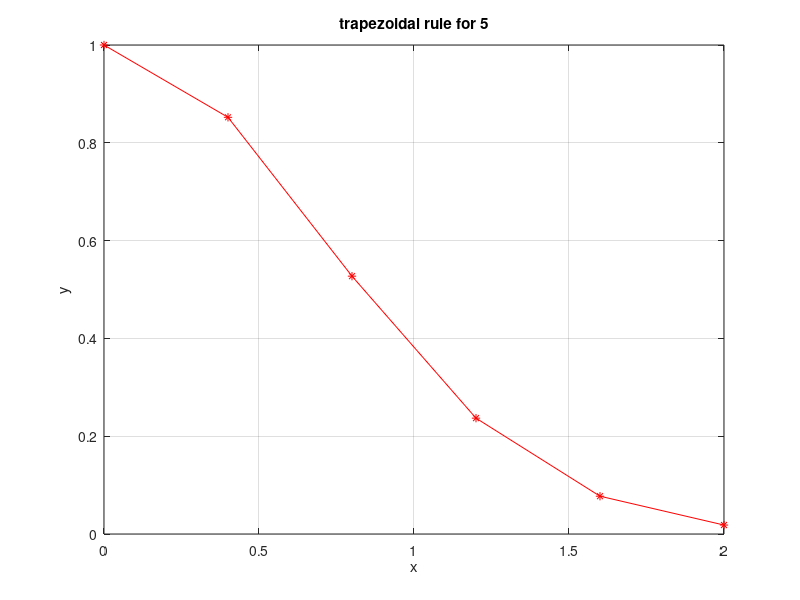

The MATLAB script that drew this image: (Note: this script raises an error after producing the figure.)
%%INTZEMPEIS CHRYSOSTOMOS
%% for N=5
a=0;
b=2;
n=5;
dx=(b-a)/n;
x=a:dx:b; %
y=exp(-x.^2);
t=0;

for i=1:n
    t=t+(dx/2)*(y(i)+y(i+1));
end

plot(x,y,'-r*'), grid on ,xlabel('x'),ylabel('y'),title(' trapezoidal rule for 5 ')


%TRAPZ
I=trapz(x,y)


%INT
syms z
f=exp(-z^2);
I2=int(f,a,b);
double(I2)



%% for N=10
a=0;
b=2;
n=10;
dx=(b-a)/n;
x=a:dx:b; % or x=linspace(a,b,n+1)
y=exp(-x.^2);
t=0;
for i=1:n
    t=t+(dx/2)*(y(i)+y(i+1));
end

plot(x,y,'-r*'), grid on ,xlabel('x'),ylabel('y'),title('trapezoidal rule for 10')



%TRAPZ
I=trapz(x,y)

%INT
syms z
f=exp(-z^2);
I2=int(f,a,b);
double(I2)


%% for N=20
a=0;
b=2;
n=20;
dx=(b-a)/n;
x=a:dx:b; % or x=linspace(a,b,n+1)
y=exp(-x.^2);
t=0;
for i=1:n
    t=t+(dx/2)*(y(i)+y(i+1));
end

plot(x,y,'-r*'), grid on ,xlabel('x'),ylabel('y'),title('trapezoidal rule for 20')



%TRAPZ
I=trapz(x,y)

%INT
syms z
f=exp(-z^2);
I2=int(f,a,b);
double(I2)




%% SIMPSON for 5
a=0;
b=2;
n=5;
dx=(b-a)/n;
x=a:dx:b;  % or x=linspace(a,b,n+1)
y=exp(-x.^2);
t=0;
for i=1:2:n-1
    t=t+(dx/3)*(y(i)+4*y(i+1)+y(i+2));
end

plot(x,y,'-r*'), grid on ,xlabel('x'),ylabel('y'),title(' SIMPSON rule for 5 ')

%% for 10
a=0;
b=2;
n=10;
dx=(b-a)/n;
x=a:dx:b; % or x=linspace(a,b,n+1)
y=exp(-x.^2);
t=0;
for i=1:2:n-1
    t=t+(dx/3)*(y(i)+4*y(i+1)+y(i+2));
end

plot(x,y,'-r*'), grid on ,xlabel('x'),ylabel('y'),title('SIMPSON rule for 10 ')

%%for 20
a=0;
b=2;
n=20;
dx=(b-a)/n;
x=a:dx:b; % or x=linspace(a,b,n+1)
y=exp(-x.^2);
t=0;
for i=1:2:n-1
    t=t+(dx/3)*(y(i)+4*y(i+1)+y(i+2));
end

plot(x,y,'-r*'), grid on ,xlabel('x'),ylabel('y'),title('SIMPSON rule for 20')

%%I  F(X) --> 0?x?2
x=[0:0.02:2];
y=exp(-x.^2);
plot(x,y),grid on ,xlabel('x'),ylabel('y'),title('graph (0?x?2)')

